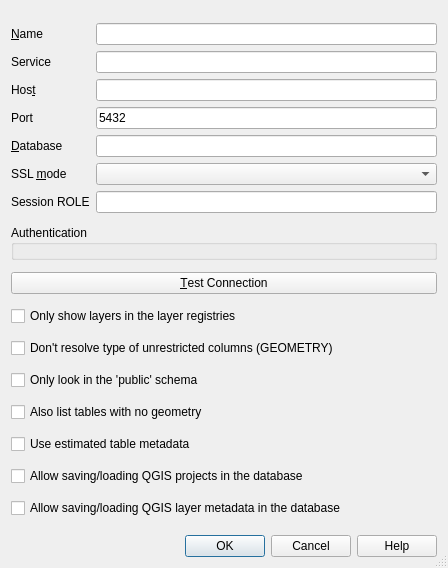
<?xml version="1.0" encoding="UTF-8"?>
<ui version="4.0">
 <class>QgsPgNewConnectionBase</class>
 <widget class="QDialog" name="QgsPgNewConnectionBase">
  <property name="geometry">
   <rect>
    <x>0</x>
    <y>0</y>
    <width>448</width>
    <height>568</height>
   </rect>
  </property>
  <property name="sizePolicy">
   <sizepolicy hsizetype="MinimumExpanding" vsizetype="MinimumExpanding">
    <horstretch>0</horstretch>
    <verstretch>0</verstretch>
   </sizepolicy>
  </property>
  <property name="windowTitle">
   <string>Create a New PostGIS Connection</string>
  </property>
  <property name="sizeGripEnabled">
   <bool>true</bool>
  </property>
  <property name="modal">
   <bool>true</bool>
  </property>
  <layout class="QVBoxLayout" name="verticalLayout_2">
   <property name="spacing">
    <number>12</number>
   </property>
   <item>
    <widget class="QgsMessageBar" name="bar" native="true"/>
   </item>
   <item>
    <layout class="QGridLayout" name="gridLayout_2">
     <item row="3" column="1">
      <widget class="QLineEdit" name="txtPort">
       <property name="text">
        <string>5432</string>
       </property>
      </widget>
     </item>
     <item row="2" column="0">
      <widget class="QLabel" name="TextLabel1">
       <property name="text">
        <string>Hos&amp;t</string>
       </property>
       <property name="buddy">
        <cstring>txtHost</cstring>
       </property>
      </widget>
     </item>
     <item row="6" column="0">
      <widget class="QLabel" name="label_2">
       <property name="text">
        <string>Session ROLE</string>
       </property>
      </widget>
     </item>
     <item row="5" column="0">
      <widget class="QLabel" name="TextLabel3_3">
       <property name="text">
        <string>SSL &amp;mode</string>
       </property>
       <property name="buddy">
        <cstring>cbxSSLmode</cstring>
       </property>
      </widget>
     </item>
     <item row="1" column="1">
      <widget class="QLineEdit" name="txtService"/>
     </item>
     <item row="5" column="1">
      <widget class="QComboBox" name="cbxSSLmode"/>
     </item>
     <item row="0" column="1">
      <widget class="QLineEdit" name="txtName">
       <property name="toolTip">
        <string>Name of the new connection</string>
       </property>
      </widget>
     </item>
     <item row="4" column="0">
      <widget class="QLabel" name="TextLabel2">
       <property name="text">
        <string>&amp;Database</string>
       </property>
       <property name="buddy">
        <cstring>txtDatabase</cstring>
       </property>
      </widget>
     </item>
     <item row="2" column="1">
      <widget class="QLineEdit" name="txtHost"/>
     </item>
     <item row="0" column="0">
      <widget class="QLabel" name="TextLabel1_2">
       <property name="text">
        <string>&amp;Name</string>
       </property>
       <property name="buddy">
        <cstring>txtName</cstring>
       </property>
      </widget>
     </item>
     <item row="1" column="0">
      <widget class="QLabel" name="label">
       <property name="text">
        <string>Service</string>
       </property>
       <property name="buddy">
        <cstring>txtService</cstring>
       </property>
      </widget>
     </item>
     <item row="3" column="0">
      <widget class="QLabel" name="TextLabel2_2">
       <property name="text">
        <string>Port</string>
       </property>
       <property name="buddy">
        <cstring>txtPort</cstring>
       </property>
      </widget>
     </item>
     <item row="4" column="1">
      <widget class="QLineEdit" name="txtDatabase"/>
     </item>
     <item row="6" column="1">
      <widget class="QLineEdit" name="txtSessionRole"/>
     </item>
    </layout>
   </item>
   <item>
    <widget class="QGroupBox" name="mAuthGroupBox">
     <property name="title">
      <string>Authentication</string>
     </property>
     <layout class="QGridLayout" name="gridLayout">
      <property name="leftMargin">
       <number>6</number>
      </property>
      <property name="topMargin">
       <number>6</number>
      </property>
      <property name="rightMargin">
       <number>6</number>
      </property>
      <property name="bottomMargin">
       <number>6</number>
      </property>
      <item row="0" column="0">
       <widget class="QgsAuthSettingsWidget" name="mAuthSettings" native="true"/>
      </item>
     </layout>
    </widget>
   </item>
   <item>
    <widget class="QPushButton" name="btnConnect">
     <property name="text">
      <string>&amp;Test Connection</string>
     </property>
    </widget>
   </item>
   <item>
    <widget class="QCheckBox" name="cb_geometryColumnsOnly">
     <property name="toolTip">
      <string>Restrict the displayed tables to those that are in the layer registries.</string>
     </property>
     <property name="whatsThis">
      <string>Restricts the displayed tables to those that are found in the layer registries (geometry_columns, geography_columns, topology.layer). This can speed up the initial display of spatial tables.</string>
     </property>
     <property name="text">
      <string>Only show layers in the layer registries</string>
     </property>
    </widget>
   </item>
   <item>
    <widget class="QCheckBox" name="cb_dontResolveType">
     <property name="text">
      <string>Don't resolve type of unrestricted columns (GEOMETRY)</string>
     </property>
    </widget>
   </item>
   <item>
    <widget class="QCheckBox" name="cb_publicSchemaOnly">
     <property name="toolTip">
      <string>Restrict the search to the public schema for spatial tables not in the geometry_columns table</string>
     </property>
     <property name="whatsThis">
      <string>When searching for spatial tables that are not in the geometry_columns tables, restrict the search to tables that are in the public schema (for some databases this can save lots of time)</string>
     </property>
     <property name="text">
      <string>Only look in the 'public' schema</string>
     </property>
    </widget>
   </item>
   <item>
    <widget class="QCheckBox" name="cb_allowGeometrylessTables">
     <property name="text">
      <string>Also list tables with no geometry</string>
     </property>
     <property name="checked">
      <bool>false</bool>
     </property>
    </widget>
   </item>
   <item>
    <widget class="QCheckBox" name="cb_useEstimatedMetadata">
     <property name="toolTip">
      <string>Use estimated table statistics for the layer metadata.</string>
     </property>
     <property name="whatsThis">
      <string>&lt;html&gt;
&lt;body&gt;
&lt;p&gt;When the layer is setup various metadata is required for the PostGIS table. This includes information such as the table row count, geometry type and spatial extents of the data in the geometry column. If the table contains a large number of rows determining this metadata is time consuming.&lt;/p&gt;
&lt;p&gt;By activating this option the following fast table metadata operations are done:&lt;/p&gt;
&lt;p&gt;1) Row count is determined from results of running the PostgreSQL Analyze function on the table.&lt;/p&gt;
&lt;p&gt;2) Table extents are always determined with the estimated_extent PostGIS function even if a layer filter is applied.&lt;/p&gt;
&lt;p&gt;3) If the table geometry type is unknown and is not exclusively taken from the geometry_columns table, then it is determined from the first 100 non-null geometry rows in the table.&lt;/p&gt;
&lt;/body&gt;
&lt;/html&gt;</string>
     </property>
     <property name="text">
      <string>Use estimated table metadata</string>
     </property>
    </widget>
   </item>
   <item>
    <widget class="QCheckBox" name="cb_projectsInDatabase">
     <property name="text">
      <string>Allow saving/loading QGIS projects in the database</string>
     </property>
    </widget>
   </item>
   <item>
    <widget class="QCheckBox" name="cb_metadataInDatabase">
     <property name="text">
      <string>Allow saving/loading QGIS layer metadata in the database</string>
     </property>
    </widget>
   </item>
   <item>
    <spacer name="verticalSpacer">
     <property name="orientation">
      <enum>Qt::Vertical</enum>
     </property>
     <property name="sizeHint" stdset="0">
      <size>
       <width>20</width>
       <height>0</height>
      </size>
     </property>
    </spacer>
   </item>
   <item>
    <widget class="QDialogButtonBox" name="buttonBox">
     <property name="standardButtons">
      <set>QDialogButtonBox::Cancel|QDialogButtonBox::Help|QDialogButtonBox::Ok</set>
     </property>
    </widget>
   </item>
  </layout>
 </widget>
 <layoutdefault spacing="6" margin="11"/>
 <customwidgets>
  <customwidget>
   <class>QgsMessageBar</class>
   <extends>QWidget</extends>
   <header>qgsmessagebar.h</header>
   <container>1</container>
  </customwidget>
  <customwidget>
   <class>QgsAuthSettingsWidget</class>
   <extends>QWidget</extends>
   <header>qgsauthsettingswidget.h</header>
   <container>1</container>
  </customwidget>
 </customwidgets>
 <tabstops>
  <tabstop>txtName</tabstop>
  <tabstop>txtService</tabstop>
  <tabstop>txtHost</tabstop>
  <tabstop>txtPort</tabstop>
  <tabstop>txtDatabase</tabstop>
  <tabstop>cbxSSLmode</tabstop>
  <tabstop>txtSessionRole</tabstop>
  <tabstop>btnConnect</tabstop>
  <tabstop>cb_geometryColumnsOnly</tabstop>
  <tabstop>cb_dontResolveType</tabstop>
  <tabstop>cb_publicSchemaOnly</tabstop>
  <tabstop>cb_allowGeometrylessTables</tabstop>
  <tabstop>cb_useEstimatedMetadata</tabstop>
  <tabstop>cb_projectsInDatabase</tabstop>
  <tabstop>cb_metadataInDatabase</tabstop>
 </tabstops>
 <resources/>
 <connections>
  <connection>
   <sender>buttonBox</sender>
   <signal>rejected()</signal>
   <receiver>QgsPgNewConnectionBase</receiver>
   <slot>reject()</slot>
   <hints>
    <hint type="sourcelabel">
     <x>313</x>
     <y>501</y>
    </hint>
    <hint type="destinationlabel">
     <x>451</x>
     <y>312</y>
    </hint>
   </hints>
  </connection>
  <connection>
   <sender>buttonBox</sender>
   <signal>accepted()</signal>
   <receiver>QgsPgNewConnectionBase</receiver>
   <slot>accept()</slot>
   <hints>
    <hint type="sourcelabel">
     <x>395</x>
     <y>501</y>
    </hint>
    <hint type="destinationlabel">
     <x>450</x>
     <y>287</y>
    </hint>
   </hints>
  </connection>
 </connections>
</ui>
